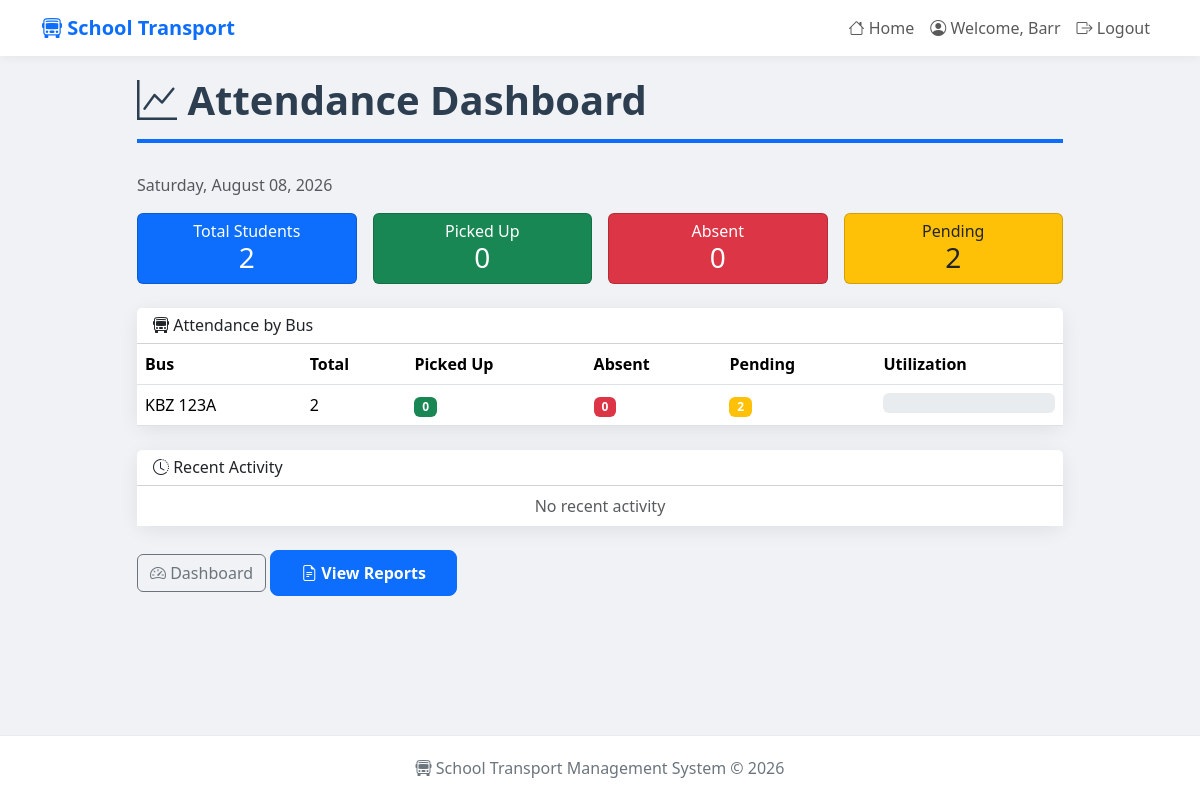
The app's page /attendance/admin/ (signed in) with its own data.
### transport/models.py (models this page shows, shortened)
class User(AbstractUser):
    USER_TYPES = (
        ('admin', 'Admin'),
        ('parent', 'Parent'),
        ('assistant', 'Assistant'),
    )
    user_type = models.CharField(max_length = 20, choices = USER_TYPES)
    phone_number = models.CharField(max_length = 15)
    is_active = models.BooleanField(default = True)
    groups = models.ManyToManyField(
        'auth.Group',
        verbose_name='groups',
        blank=True,
        help_text='The groups this user belongs to.',
        related_name="transport_user_set",
        related_query_name="transport_user",
    )
    user_permissions = models.ManyToManyField(
        'auth.Permission',
        verbose_name='user permissions',
        blank=True,
        help_text='Specific permissions for this user.',
        related_name="transport_user_set",
        related_query_name="transport_user",
    )

class Bus(models.Model):
    registration = models.CharField(max_length = 50, unique = True)
    driver_name = models.CharField(max_length = 200)
    capacity = models.IntegerField()
    route_name = models.CharField(max_length = 100)
    is_active = models.BooleanField(default = True)
    created_at = models.DateTimeField(auto_now_add = True)

### transport/views.py (the view)
# urls.py: path('attendance/admin/', views.admin_attendance_dashboard, name = 'admin_attendance_dashboard'),
@login_required
def admin_attendance_dashboard(request):
    if request.user.user_type != 'admin':
        messages.error(request, 'Access denied. Only admins can view the dashboard.')
        return redirect('index')
    today = timezone.now().date()
    start_of_week = today - timedelta(days = today.weekday())
    start_of_month = today.replace(day = 1)
    total_students = Student.objects.filter(is_active = True).count()
    today_records = Attendance.objects.filter(date = today)
    picked_up = today_records.filter(status__in = ['picked_up', 'dropped_off']).count()
    dropped_off = today_records.filter(status = 'dropped_off').count()
    absent = today_records.filter(status = 'absent').count()
    late = today_records.filter(status = 'late').count()
    pending = total_students - today_records.count()
    bus_stats = []
    buses = Bus.objects.filter(is_active = True)
    for bus in buses:
        students_on_bus = Student.objects.filter(bus = bus, is_active = True).count()
        bus_today = Attendance.objects.filter(bus = bus, date = today)
        bus_stats.append({
            'bus': bus,
            'total': students_on_bus,
            'picked_up': bus_today.filter(status__in = ['picked_up', 'dropped_off']).count(),
            'absent': bus_today.filter(status = 'absent').count(),
            'pending': students_on_bus - bus_today.count(),
            'utilization': (bus_today.count() / students_on_bus * 100) if students_on_bus > 0 else 0,
        })
    weekly_stats = []
    for i in range(7):
        date = start_of_week + timedelta(days = i)
        if date <= today:
            day_records = Attendance.objects.filter(date = date)
            weekly_stats.append({
                'date': date,
                'picked_up': day_records.filter(status__in = ['picked_up', 'dropped_off']).count(),
                'absent': day_records.filter(status = 'absent').count(),
                'total': Student.objects.filter(is_active = True).count()
            })
    recent_activity = Attendance.objects.filter(recorded_at__gte = timezone.now() - timedelta(hours = 24)).order_by('-recorded_at')[:10]
    absent_students = today_records.filter(status = 'absent').select_related('student', 'student__parent')
    context = {
        'today': today,
        'total_students': total_students,
        'picked_up': picked_up,
        'dropped_off': dropped_off,
        'absent': absent,
        'late': late,
        'pending': pending,
        'bus_stats': bus_stats,
        'weekly_stats': weekly_stats,
        'recent_activity': recent_activity,
        'absent_students': absent_students,
        'start_of_week': start_of_week,
        'stat_of_month': start_of_month,
    }
    return render(request, 'transport/admin_attendance.html', context)

### transport/templates/transport/admin_attendance.html (shortened to what this page needs)
{% extends 'transport/layout.html' %}
{% block body %}
    <h1 class="page-title">
        <i class="bi bi-graph-up"></i>
        Attendance Dashboard
    </h1>
    <p class="text-muted">
        {{ today|date:"l, F d, Y" }}
    </p>
    <div class="row g-3 mb-4">
        <div class="col-md-3 col-6">
            <div class="card bg-primary text-white">
                <div class="card-body text-center py-2">
                    <h6 class="mb-0">
                        Total Students
                    </h6>
                    <h3 class="mb-0">
                        {{ total_students }}
                    </h3>
                </div>
            </div>
        </div>
        <div class="col-md-3 col-6">
            <div class="card bg-success text-white">
                <div class="card-body text-center py-2">
                    <h6 class="mb-0">
                        Picked Up
                    </h6>
                    <h3 class="mb-0">
                        {{ picked_up }}
                    </h3>
                </div>
            </div>
        </div>
        <div class="col-md-3 col-6">
            <div class="card bg-danger text-white">
                <div class="card-body text-center py-2">
                    <h6 class="mb-0">
                        Absent
                    </h6>
                    <h3 class="mb-0">
                        {{ absent }}
                    </h3>
                </div>
            </div>
        </div>
        <div class="col-md-3 col-6">
            <div class="card bg-warning text-dark">
                <div class="card-body text-center py-2">
                    <h6 class="mb-0">
                        Pending
                    </h6>
                    <h3 class="mb-0">
                        {{ pending }}
                    </h3>
                </div>
            </div>
        </div>
    </div>
    <div class="card card-shadow mb-4">
        <div class="card-header bg-white">
            <h6 class="mb-0"><i class="bi bi-bus-front"></i>
                Attendance by Bus
            </h6>
        </div>
        <div class="card-body p-0">
            <div class="table-responsive">
                <table class="table table-hover mb-0">
                    <thead>
                        <tr>
                            <th>Bus</th>
                            <th>Total</th>
                            <th>Picked Up</th>
                            <th>Absent</th>
                            <th>Pending</th>
                            <th>Utilization</th>
                        </tr>
                    </thead>
                    <tbody>
                        {% for stat in bus_stats %}
                            <tr>
                                <td>
                                    {{ stat.bus.registration }}
                                </td>
                                <td>
                                    {{ stat.total }}
                                </td>
                                <td>
                                    <span class="badge bg-success">
                                        {{ stat.picked_up }}
                                    </span>
                                </td>
                                <td>
                                    <span class="badge bg-danger">
                                        {{ stat.absent }}
                                    </span>
                                </td>
                                <td>
                                    <span class="badge bg-warning">
                                        {{ stat.pending }}
                                    </span>
                                </td>
                                <td>
                                    <div class="progress" style="height: 20px;">
                                    </div>
                                </td>
                            </tr>
                        {% endfor %}
                    </tbody>
                </table>
            </div>
        </div>
    </div>
    <div class="card card-shadow">
        <div class="card-header bg-white">
            <h6 class="mb-0"><i class="bi bi-clock-history"></i>
                Recent Activity
            </h6>
        </div>
        <div class="card-body p-0">
            <div class="list-group list-group-flush">
                {% for record in recent_activity %}
                    <div class="list-group-item d-flex justify-content-between align-items-center">
                        <div>
                            <i class="bi bi-person-fill text-primary"></i>
                            {{ record.student.name }}
                            <small class="text-muted">
                                {{ record.get_status_display }}
                            </small>
                            <br>
                            <small class="text-muted">
                                Bus {{ record.bus.registration }}
                            </small>
                        </div>
                        <small class="text-muted">
                            {{ record.recorded_at|timesince }} ago
                        </small>
                    </div>
                {% empty %}
                    <div class="list-group-item text-muted text-center">
                        No recent activity
                    </div>
                {% endfor %}
            </div>
        </div>
    </div>
    <div class="mt-4">
        <a href="{% url 'admin_dashboard' %}" class="btn btn-outline-secondary">
            <i class="bi bi-speedometer2"></i>
            Dashboard
        </a>
        <a href="{% url 'attendance_reports' %}" class="btn btn-primary">
            <i class="bi bi-file-earmark-text"></i>
            View Reports
        </a>
    </div>
{% endblock %}

### transport/templates/transport/layout.html (shortened to what this page needs)
<!DOCTYPE html>
<html lang = "en">
    <head>
        <link href="https://cdn.jsdelivr.net/npm/bootstrap@5.3.2/dist/css/bootstrap.min.css" rel="stylesheet">
        <link rel="stylesheet" href="https://cdn.jsdelivr.net/npm/bootstrap-icons@1.11.3/font/bootstrap-icons.min.css">
    </head>
    <body>
        <nav class="navbar navbar-expand-lg navbar-light bg-white">
            <div class="container">
                <a class="navbar-brand" href = "{% url 'index' %}">
                    <i class="bi bi-bus-front"></i>
                    School Transport
                </a>
                <div class="collapse navbar-collapse" id="navbarNav">
                    <ul class="navbar-nav ms-auto">
                        <li class="nav-item">
                            <a class="nav-link" href = "{% url 'index' %}">
                                <i class="bi bi-house"></i>
                                Home
                            </a>
                        </li>
                        {% if user.is_authenticated %}
                            <li class="nav-item">
                                <span class="nav-link">
                                    <i class="bi bi-person-circle"></i>
                                    Welcome, {{ user.username }}
                                </span>
                            </li>
                            <li class="nav-item">
                                <a class="nav-link" href = "{% url 'logout' %}">
                                    <i class="bi bi-box-arrow-right"></i>
                                    Logout
                                </a>
                            </li>
                        {% endif %}
                    </ul>
                </div>
            </div>
        </nav>
        <div class="container main-container">
            <div class="row justify-content-center">
                <div class="col-lg-10">
                    {% block body %}
                    {% endblock %}
                </div>
            </div>
        </div>
        <footer class="footer">
            <div class="container">
                <p class="mb-0">
                    <i class="bi bi-bus-front"></i>
                    School Transport Management System &copy; 2026
                </p>
            </div>
        </footer>
    </body>
</html>

### transport/templates/transport/layout.html (style rules this page uses)
body { background-color: #f0f2f5; min-height: 100vh; display: flex; flex-direction: column; }
.main-container { flex: 1; padding-top: 20px; padding-bottom: 40px; }
.card-shadow { box-shadow: 0 4px 20px rgba(0,0,0,0.08); border: none; border-radius: 12px; transition: transform 0.2s ease; }
.navbar-brand { font-weight: 700; color: #0d6efd !important; }
.navbar { box-shadow: 0 2px 10px rgba(0,0,0,0.05); background: white !important; }
.page-title { color: #2c3e50; font-weight: 700; margin-bottom: 30px; border-bottom: 4px solid #0d6efd; padding-bottom: 15px; }
.btn-primary { padding: 10px 30px; font-weight: 600; border-radius: 8px; transition: all 0.3s ease; }
.footer { margin-top: auto; padding: 20px 0; background: white; border-top: 1px solid #e9ecef; text-align: center; color: #6c757d; }

### records on screen
User: username "Barr"
Bus: bus.registration "KBZ 123A", total "2", picked_up "0", absent "0", pending "2"

### other values on screen
{{ today|date:"l, F d, Y" }} "Saturday, August 08, 2026"
{{ total_students }} "2"
{{ picked_up }} "0"
{{ absent }} "0"
{{ pending }} "2"
